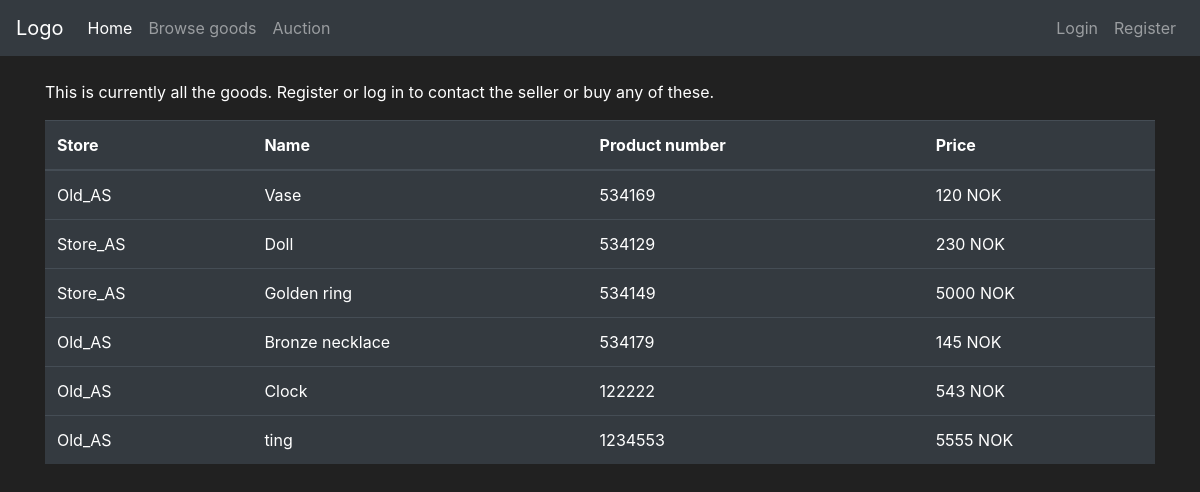
/store, run on an earlier commit of the app's database.
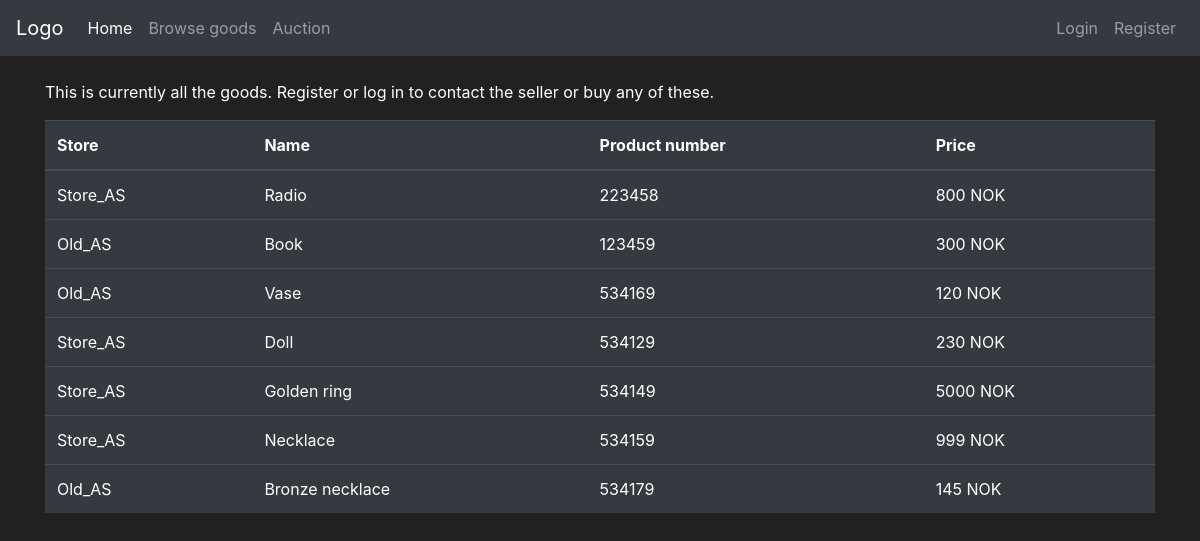
And on a later commit of the database.
### app_flask/models.py (models this page shows, shortened)
class Goods(db.Model):
    id = db.Column(db.Integer, primary_key=True)
    name = db.Column(db.String(30), nullable=False)
    description = db.Column(db.String(70), unique=False, nullable=False)
    price = db.Column(db.Integer, unique=False, nullable=False)
    product_number = db.Column(db.String(length=6), nullable=False, unique=True)
    goods_type = db.Column(db.Boolean(), nullable=False, default=False)
    date_created = db.Column(db.DateTime(), default=datetime.utcnow)
    user_owner = db.Column(db.Integer(), db.ForeignKey('user.id'))
    store_owner = db.Column(db.Integer(), db.ForeignKey('store.id'))

class Store(db.Model):
    id = db.Column(db.Integer(), primary_key=True)
    store_name = db.Column(db.String(length=30), nullable=False, unique=True)
    street_address = db.Column(db.String(length=40), nullable=False)
    street_number = db.Column(db.Integer(), nullable=False)
    postal_code = db.Column(db.Integer(), nullable=False)
    province = db.Column(db.String(length=50), nullable=False)
    store_email = db.Column(db.String(length=50), nullable=False, unique=True)
    store_phone = db.Column(db.Integer(), nullable=False)
    date_created = db.Column(db.DateTime(), default=datetime.utcnow)
    user_owner = db.Column(db.Integer(), db.ForeignKey('user.id'))
    goods = db.relationship('Goods', backref='owned_store', lazy=True)

### app_flask/main/routes.py (the view, shortened to what this page needs)
@bp.route("/store", methods=["POST", "GET"])
def store_page():
    buy_form = BuyGoodsForm()
    if request.method == "GET":
        items = db.session.query(Goods, Store).filter(and_(Store.id == Goods.store_owner, Goods.goods_type == 0)).all()
        return render_template("store.html", items=items, buy_form=buy_form)

### app_flask/templates/store.html (shortened to what this page needs)
{% extends 'base.html' %}
{% block content %}
<div class="container">
    <br>
    {% if current_user.is_authenticated and current_user.profile_type==1 %}
        <table class="table table-hover table-dark">
            <thead>
                <tr>
                    <th scope="col">Product name</th>
                    <th scope="col">Store owner</th>
                    <th scope="col">Product number</th>
                    <th scope="col">Price</th>
                    <th scope="col">Options</th>
                    <th scope="col">Action</th>
                </tr>
            </thead>
            <tbody>
                {% for item, store in items %}
                {% include 'include/goods_modals.html' %}
                {% if store.user_owner==current_user.id %}
                <tr>
                    <td>{{item.name}}</td>
                    <td>{{store.store_name}}</td>
                    <td>{{item.product_number}}</td>
                    <td>{{item.price}} NOK</td>
                    <td>
                        <button class="btn btn-outline btn-info" data-toggle="modal" data-target="#Modal-MoreInfo-{{ item.id }}">More Info</button>
                    </td>
                    <td class=".table-striped"><a href="{{ url_for('main.delete_goods', id=item.id)}}">Delete</a></td>
                </tr>
                {% else %}
                <tr>
                    <td>{{store.store_name}}</td>
                    <td>{{item.name}}</td>
                    <td>{{item.product_number}}</td>
                    <td>{{item.price}} NOK</td>
                    <td>
                        <button class="btn btn-outline btn-info" data-toggle="modal" data-target="#Modal-MoreInfo-{{ item.id }}">More Info</button>
                        <button class="btn btn-outline btn-success" data-toggle="modal" data-target="#Modal-PurchaseConfirm-{{ item.id }}" >Purchase</button>
                    </td>
                    <td> </td>
                </tr>
                {% endif %}
                {% endfor %}
            </tbody>
        </table>
    {% else%}
    <p>This is currently all the goods. Register or log in to contact the seller or buy any of these.</p>
        <table class="table table-hover table-dark">
            <thead>
                <tr>
                    <th scope="col">Store</th>
                    <th scope="col">Name</th>
                    <th scope="col">Product number</th>
                    <th scope="col">Price</th>
                </tr>
            </thead>
            <tbody>
                {% for item, store in items %}
                <tr>
                    <td>{{store.store_name}}</td>
                    <td>{{item.name}}</td>
                    <td>{{item.product_number}}</td>
                    <td>{{item.price}} NOK</td>
                </tr>
                {% endfor %}
            </tbody>
        </table>
    {% endif %}
</div>
{% endblock %}

### app_flask/templates/base.html (shortened to what this page needs)
<!doctype html>
<html lang="en">
   <head>
      <link rel="stylesheet" href="https://cdn.jsdelivr.net/npm/bootstrap@4.5.3/dist/css/bootstrap.min.css">
   </head>
   <body>
    <nav class="navbar navbar-expand-md navbar-dark bg-dark">
        <a class="navbar-brand" href="{{ url_for('main.home_page') }}">Logo</a>
        <div class="collapse navbar-collapse" id="navbarNav">
            <ul class="navbar-nav mr-auto">
                <li class="nav-item active">
                    <a class="nav-link" href="{{ url_for('main.home_page') }}">Home <span class="sr-only">(current)</span></a>
                </li>
                <li class="nav-item">
                    <a class="nav-link" href="{{ url_for('main.store_page') }}">Browse goods</a>
                </li>
                <li class="nav-item">
                    <a class="nav-link" href="{{ url_for('main.auction_page') }}">Auction</a>
                </li>
            </ul>
            {% if current_user.username=="Admin" %}
            <ul class="navbar-nav">
                <li class="nav-item">
                    <a class="nav-link" href="{{ url_for('main.display_admin_panel') }}">Admin panel</a>
                </li>
                <li class="nav-item">
                    <a class="nav-link">{{ current_user.username }}</a>
                </li>
                <li class="nav-item">
                    <a class="nav-link" href="{{ url_for('auth.logout_page') }}">logout</a>
                </li>
            </ul>
            {% else %}
            <ul class="navbar-nav">
                <li class="nav-item">
                    <a class="nav-link" href="{{ url_for('auth.login_page')}}">Login</a>
                </li>
                <li class="nav-item">
                    <a class="nav-link" href="{{ url_for('auth.register_user_page')}}">Register</a>
                </li>
            </ul>
            {% endif %}
        </div>
      </nav>
      {% block content %}
      {% endblock %}
   </body>
</html>

### app_flask/templates/base.html (style rules this page uses)
body { color: white; background-color: #212121; }

What changed in the data, as far as the page shows it:
removed Goods: store_name "Old_AS", name "Clock", product_number "122222", price "543"
removed Goods: store_name "Old_AS", name "ting", product_number "1234553", price "5555"
added Goods: store_name "Store_AS", name "Radio", product_number "223458", price "800"
now on this page (row edited): Goods: store_name "Old_AS", name "Book", product_number "123459", price "300"
added Goods: store_name "Store_AS", name "Necklace", product_number "534159", price "999"
